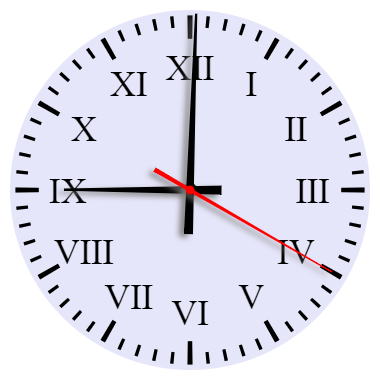
#> input picture img_2/09h00m20s.png, 380 x 380 px
$ python test.py
#> lines starting #> are read from the running program, lines starting #| are printed output that depends on the picture; after the words box and inside, x2 and y2 are one past the last pixel; in counts of white or black regions, pixels touching at a corner belong together
### displayImages.py
import matplotlib.pyplot as plt
import cv2


class ColorType:
    BINARY = 0
    GRAY = 1
    BGR = 2


class ImageDisplay:

    def __init__(self, fig_size):
        self.fig = plt.figure(figsize=fig_size)
        self.subplots = []
        self.fig.canvas.mpl_connect('button_press_event', self.on_click)

    def add_img(self, img_type, img, subplot_pos, axis_title):
        if img_type == ColorType.GRAY:
            ax = self.fig.add_subplot(subplot_pos)
            ax.imshow(img, cmap='gray')
            ax.set_title(axis_title)
            self.subplots.append(ax)
        elif img_type == ColorType.BINARY:
            ax = self.fig.add_subplot(subplot_pos)
            ax.imshow(img, cmap='binary')
            ax.set_title(axis_title)
            self.subplots.append(ax)
        elif img_type == ColorType.BGR:
            color_img = cv2.cvtColor(img, cv2.COLOR_BGR2RGB)
            ax = self.fig.add_subplot(subplot_pos)
            ax.imshow(color_img)
            ax.set_title(axis_title)
            self.subplots.append(ax)

    # [9 lines left out: function on_click, not called in this run]

    @staticmethod
    def show():
        plt.show()

    def close(self):
        plt.close(self.fig)

### handClockProcessor.py
import cv2
import numpy as np


# [45 lines left out: functions preprocessing_img, find_max_hough_circle, not called in this run]


def find_contours(color_img, binary_img):
    """
    Returns:
        [color_img, contours]
    """
    contours, _ = cv2.findContours(255-binary_img, cv2.RETR_TREE, cv2.CHAIN_APPROX_NONE)
    cv2.drawContours(image=color_img, contours=contours, contourIdx=-1, color=(0, 255, 0), thickness=3)
    return [color_img, contours]


# [241 lines left out: functions find_max_circle, find_hand_contour, find_possible_hand_vertices, get_angle, distance_to_line, cluster_lines and 2 more, not called in this run]


def main():
    pass


if __name__ == main():
    main()

### test.py
import cv2
import displayImages
import numpy as np
import handClockProcessor as hCP

display = displayImages.ImageDisplay(fig_size=(15, 10))
color_type = displayImages.ColorType

color_img = cv2.imread('img_2/09h00m20s.png')
#> color_img is the input picture: shape (380, 380, 3); mean B, G, R 235.6, 222.9, 223.9
display.add_img(img_type=color_type.BGR, img=color_img, subplot_pos=231, axis_title='Color img')
gray_img = cv2.cvtColor(color_img, cv2.COLOR_BGR2GRAY)
# edges = cv2.Canny(gray_img, 100, 150, apertureSize=3)
gray_img = cv2.GaussianBlur(gray_img, ksize=(3,3), sigmaX=0)
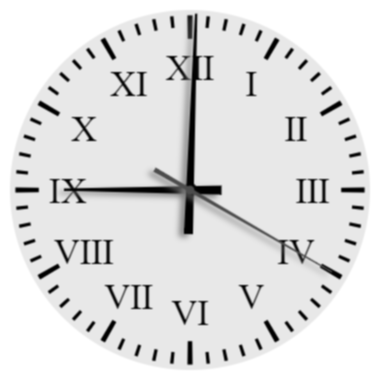
#> gray_img: shape (380, 380); min 0, max 255, mean 224.5
_, thresh_img = cv2.threshold(gray_img, 240, 255, cv2.THRESH_BINARY)
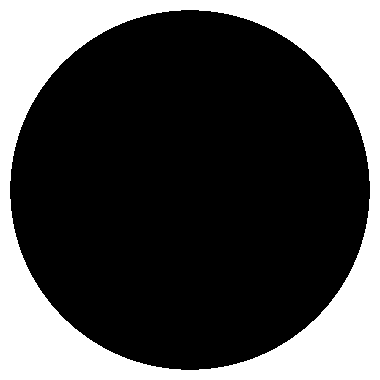
#> thresh_img: shape (380, 380); 29.7% white; 1 white region
display.add_img(img_type=color_type.GRAY, img=gray_img, subplot_pos=232, axis_title='Color img')

_, contours = hCP.find_contours(color_img, gray_img)
#> in find_contours, `contours, _ = cv2.findContours(255-binary_img, cv2.RETR_TREE, cv2.CHAI..`: contours = 1 contour; box (x1, y1, x2, y2) and area: (9, 9, 371, 371) 102911
#> (the run stopped early here; a loop or call above may not have finished)
